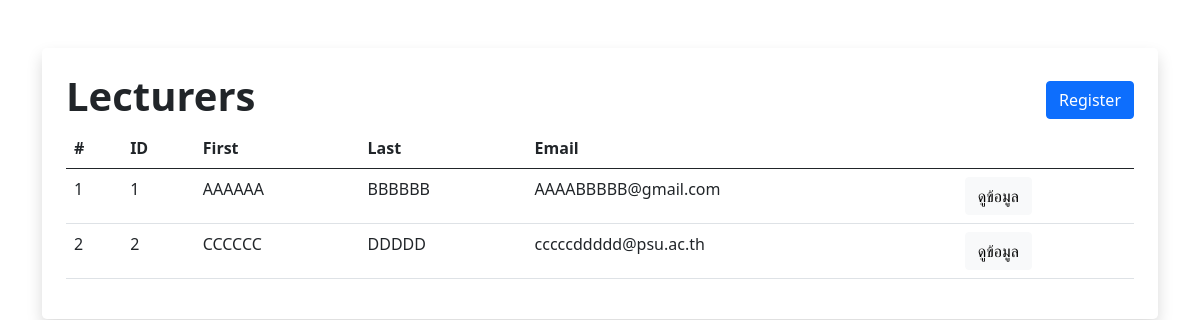
Screenshot of /lecturers with the database file from the repository.
### scitun/models.py (models this page shows)
class Lecturer(Base):
    __tablename__ = "lecturers"
    lecturer_id = sa.Column(sa.Integer, primary_key=True, autoincrement=True)
    first_name = sa.Column(sa.String)
    last_name = sa.Column(sa.String)
    email = sa.Column(sa.String, nullable=True)
    advisee = sa.orm.relationship(
        "Student", backref=sa.orm.backref("lecturers"), lazy="dynamic"
    )

### scitun/main.py (the view)
@app.route("/lecturers")
def lecturer_index():
    lecturers = models.Lecturer.query.all()
    return render_template("/lecturer/index.html", lecturers=lecturers)

### scitun/templates/lecturer/index.html (shortened to what this page needs)
{% extends "base/base.html" %}
{% macro render_lecturer_table(lecturers) %}
<table class="table">
  <thead>
    <tr>
      <th>#</th>
      <th>ID</th>
      <th>First</th>
      <th>Last</th>
      <th>Email</th>
      <th></th>
    </tr>
  </thead>
  <tbody>
    {% for lecturer in lecturers%}
    <tr>
      <td>{{ loop.index }}</td>
      <td>{{ lecturer.lecturer_id }}</td>
      <td>{{ lecturer.first_name }}</td>
      <td>{{ lecturer.last_name }}</td>
      <td>{{ lecturer.email }}</td>
      <td><a href="{{ url_for('lecturer_view', lecturer_id=lecturer.lecturer_id) }}" class="btn btn-light" >ดูข้อมูล</a></td>
    </tr>
    {% endfor %}
  </tbody>
</table>
{% endmacro %}
{% block body %}
<div class="container mt-5">
  <div class="rounded-3 p-4 shadow">
    <div class="d-flex justify-content-between">
      <h1 class="fw-bold">Lecturers</h1>
      <a href="{{ url_for('register_lecturer') }}" class="btn btn-primary align-self-center">Register</a>
    </div>
    {{ render_lecturer_table(lecturers) }}
  </div>
</div>
{% endblock %}

### rows the page displays
Lecturer: lecturer_id "1", first_name "AAAAAA", last_name "BBBBBB", email "AAAABBBBB@gmail.com"
Lecturer: lecturer_id "2", first_name "CCCCCC", last_name "DDDDD", email "cccccddddd@psu.ac.th"
